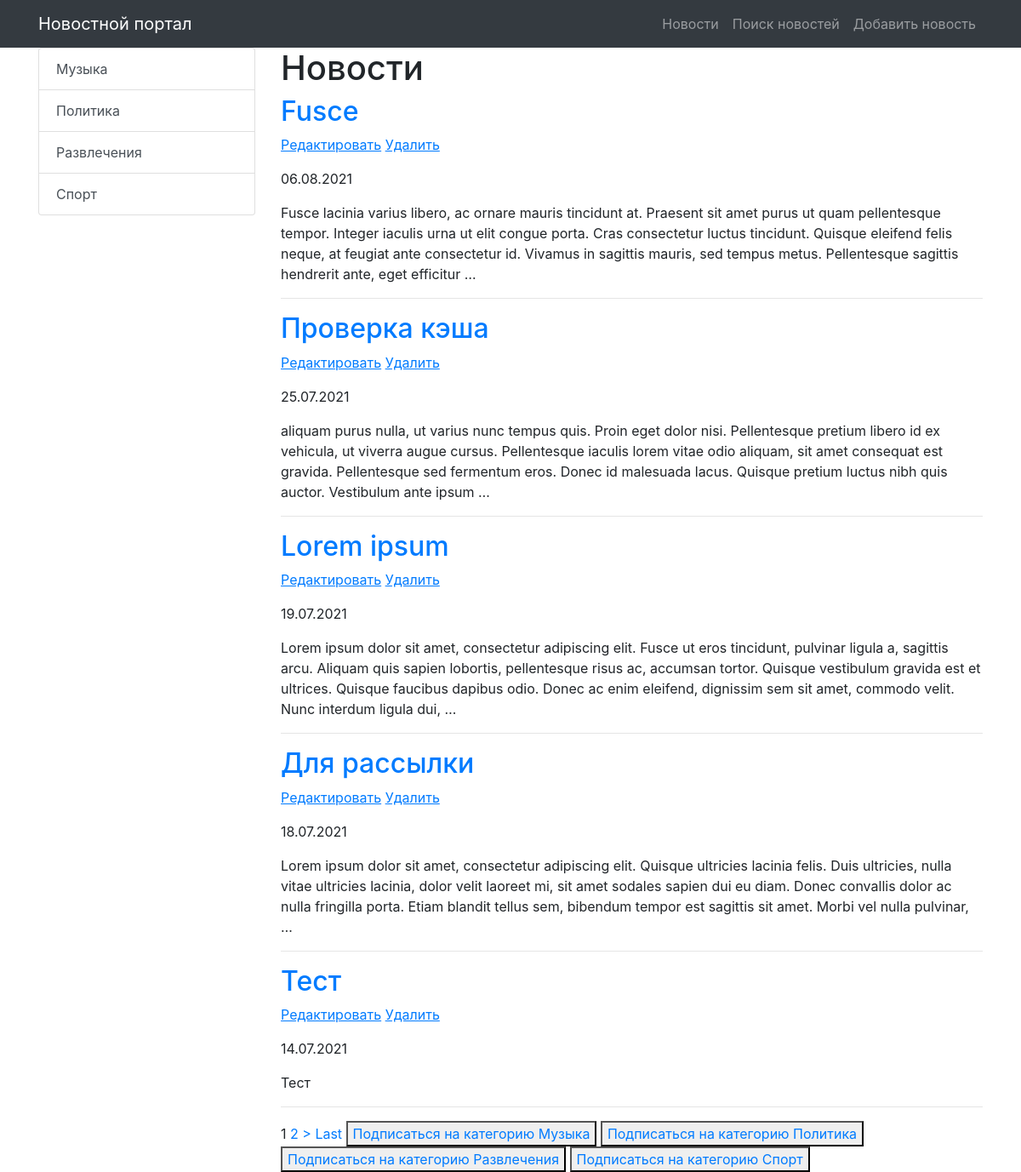
Screenshot of /news/category/19 (signed in) with the database file from the repository.
### news/models.py (models this page shows, shortened)
class Category(models.Model):
    title = models.CharField(max_length=255, unique=True, verbose_name='Название категории')
    subscribers = models.ManyToManyField(User)
    class Meta:
        verbose_name = 'Категория'
        verbose_name_plural = 'Категории'
        ordering = ['title']
    def __str__(self):
        return f"{self.title}"
    def get_absolute_url(self):
        return reverse('news_category', kwargs={'category_id': self.pk})

class Post(models.Model):
    TYPE = [
        ('Article', 'Статья'),
        ('News', 'Новость'),
    ]
    author = models.ForeignKey(Author, on_delete=models.CASCADE, verbose_name='Автор')
    category = models.ManyToManyField(Category, through='PostCategory')
    type = models.CharField(max_length=20, choices=TYPE, verbose_name='Тип поста', default='Article')
    creation_datetime = models.DateTimeField(auto_now_add=True, verbose_name='Дата публикации')
    title = models.CharField(max_length=255, verbose_name='Название')
    text = models.TextField(verbose_name='Содержание')
    rating = models.IntegerField(default=0, verbose_name='Рейтинг')
    class Meta:
        verbose_name = 'Пост'
        verbose_name_plural = 'Посты'
        ordering = ['-creation_datetime', 'title']

### news/views.py (the view)
# urls.py: path('category/<int:category_id>', NewsOfCategory.as_view(), name='news_category'),
class NewsOfCategory(NewsList):
    template_name = 'news/news_category.html'
    def get_queryset(self):
        return Post.objects.filter(category=self.kwargs['category_id'])
    def get_context_data(self, **kwargs):
        context = super().get_context_data(**kwargs)
        context['category'] = None
        return context

### news/templatetags/custom_filters.py (called while the page is built)
@register.filter(name='censor')
def censor(text, swearing):
    if swearing in text:
        return text.replace(swearing, '***')
    return text

### news/views.py (called while the page is built)
    def get_context_data(self, **kwargs):
        context = super().get_context_data(**kwargs)
        context['posts_amount'] = len(Post.objects.all())
        context['categories'] = Category.objects.all()
        return context

### templates/news/news_category.html (shortened to what this page needs)
{% extends 'default.html' %}
{% load custom_filters %}
{% block content %}
    <h1>Новости</h1>
    {% if news %}
        {% for news_one in news %}
            <h2>
                <a href="{% url 'news_one' news_one.pk %}">{{ news_one.title | censor:'очень_плохое_слово'}}</a>
            </h2>
            <p>
                <a href="{% url 'news_update' news_one.pk %}"><u>Редактировать</u></a>
                <a href="{% url 'news_delete' news_one.pk %}"><u> Удалить </u></a>
            </p>
            <p>{{ news_one.creation_datetime | date:'d.m.Y'}}</p>
            <p>{{ news_one.text | censor:'очень_плохое_слово' | truncatewords_html:50}}</p>
            <hr>
        {% endfor %}
    {% else %}
        <h2>Нет никаких новостей :(</h2>
    {% endif %}
    {% if is_paginated %}
        {% for num in page_obj.paginator.page_range %}
            {% if page_obj.number == num %}
                <a>{{ num }}</a>
            {% elif num > page_obj.number|add:'-2' and num < page_obj.number|add:'2' %}
                <a href="?page={{ num }}">{{ num }}</a>
            {% endif %}
        {% endfor %}
        {% if page_obj.has_next %}
            <a href="?page={{ page_obj.next_page_number }}">></a>
            <a href="?page={{ page_obj.paginator.num_pages }}">Last</a>
        {% endif %}
    {% endif %}
    {% for item in categories %}
        <button> <a href="{% url 'subscribe' item.pk  %}">  Подписаться на категорию {{ item }}</a> </button>
    {% endfor %}
{% endblock content %}

### templates/default.html (shortened to what this page needs)
{% load static %}
<!DOCTYPE html>
<html lang="en">
<head>
    <link href="{% static 'vendor/bootstrap/css/bootstrap.min.css' %}" rel="stylesheet">
</head>
<body>
{% load cache %}
{% cache 30 nav %}
{% block nav %}
<nav class="navbar navbar-expand-lg navbar-dark bg-dark static-top">
    <div class="container">
        <a class="navbar-brand" href="/news/">Новостной портал</a>
        <div class="collapse navbar-collapse" id="navbarResponsive">
            <ul class="navbar-nav ml-auto">
                <li class="nav-item">
                    <a class="nav-link" href="/news/">Новости</a>
                </li>
                <li class="nav-item">
                    <a class="nav-link" href="{% url 'news_search' %}">Поиск новостей</a>
                </li>
                <li class="nav-item">
                    <a class="nav-link" href="{% url 'news_add' %}">Добавить новость</a>
                </li>
            </ul>
        </div>
    </div>
</nav>
{% endblock %}
{% endcache %}
<div class="container">
    <div class="row">
        <div class="col-md-3">
            <div class="list-group">
                {% for item in categories %}
                <a href="{{ item.get_absolute_url }}" class="list-group-item list-group-item-action">
                    {{ item.title }}
                </a>
                {% endfor %}
            </div>
        </div>
        <div class="col-md-9">
            {% block content %}
            {% endblock content %}
        </div>
    </div>
</div>
</body>
</html>

### rows the page displays
Category: title "Музыка"
Category: title "Политика"
Category: title "Развлечения"
Category: title "Спорт"
Post: title|censor "Fusce", creation_datetime "06.08.2021", text|censor "Fusce lacinia varius libero, ac ornare mauris tincidunt at. Praesent sit amet purus ut quam pellentesque tempor. Integer iaculis urna ut elit congue porta. Cras consectetur luctus tincidunt. Quisque eleifend felis neque, at feugiat ante consectetur id. Vivamus in sagittis mauris, sed tempus metus. Pellentesque sagittis hendrerit ante, eget efficitur …"
Post: title|censor "Проверка кэша", creation_datetime "25.07.2021", text|censor "aliquam purus nulla, ut varius nunc tempus quis. Proin eget dolor nisi. Pellentesque pretium libero id ex vehicula, ut viverra augue cursus. Pellentesque iaculis lorem vitae odio aliquam, sit amet consequat est gravida. Pellentesque sed fermentum eros. Donec id malesuada lacus. Quisque pretium luctus nibh quis auctor. Vestibulum ante ipsum …"
Post: title|censor "Lorem ipsum", creation_datetime "19.07.2021", text|censor "Lorem ipsum dolor sit amet, consectetur adipiscing elit. Fusce ut eros tincidunt, pulvinar ligula a, sagittis arcu. Aliquam quis sapien lobortis, pellentesque risus ac, accumsan tortor. Quisque vestibulum gravida est et ultrices. Quisque faucibus dapibus odio. Donec ac enim eleifend, dignissim sem sit amet, commodo velit. Nunc interdum ligula dui, …"
Post: title|censor "Для рассылки", creation_datetime "18.07.2021", text|censor "Lorem ipsum dolor sit amet, consectetur adipiscing elit. Quisque ultricies lacinia felis. Duis ultricies, nulla vitae ultricies lacinia, dolor velit laoreet mi, sit amet sodales sapien dui eu diam. Donec convallis dolor ac nulla fringilla porta. Etiam blandit tellus sem, bibendum tempor est sagittis sit amet. Morbi vel nulla pulvinar, …"
Post: title|censor "Тест", creation_datetime "14.07.2021", text|censor "Тест"

### other values shown
{{ num }} "1"
{{ num }} "2"
